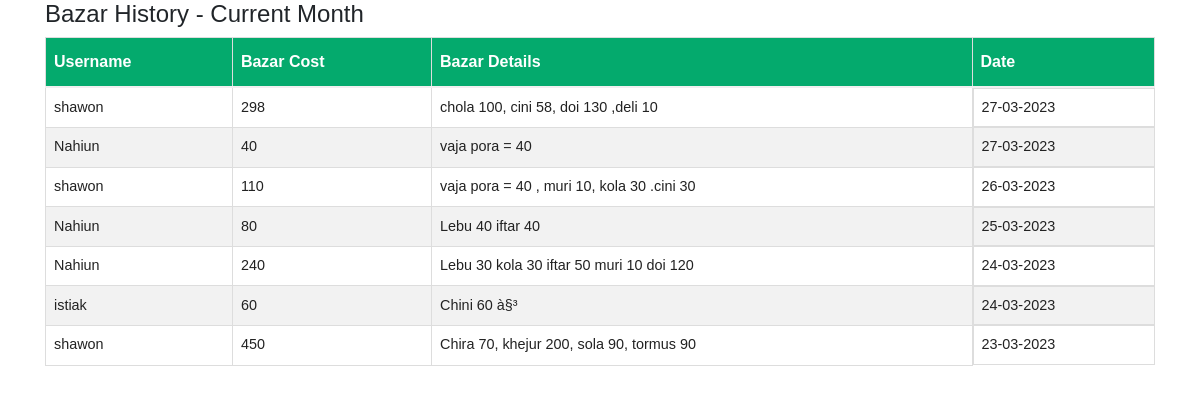
/bazar_view.php, run on the app's committed database.
### tables this page shows
CREATE TABLE `meals` (
  `id` int(11) UNSIGNED NOT NULL,
  `username` varchar(50) DEFAULT NULL,
  `totalmeals` int(11) DEFAULT NULL,
  `deposit` int(11) DEFAULT NULL,
  `userstotalmeals` int(11) DEFAULT NULL,
  `bazarcost` int(255) DEFAULT NULL,
  `manage_user` varchar(255) DEFAULT NULL,
  `role` varchar(255) DEFAULT NULL,
  `bazar_details` varchar(255) DEFAULT NULL,
  `deposit_date` date DEFAULT NULL,
  `bazar_date` date DEFAULT NULL,
  `meal_date` date DEFAULT NULL,
  `status` varchar(255) DEFAULT NULL
);

### bazar_view.php (the view, shortened to what this page needs)
<!DOCTYPE html>
<html>
<head>
    <link rel="stylesheet" href="https://stackpath.bootstrapcdn.com/bootstrap/4.3.1/css/bootstrap.min.css">
         <link rel="stylesheet" href="main.css"/>
</head>
<body>
    <div class="container">
        <h4>Bazar History - Current Month</h4>
        <table id="customers">
            <thead>
                <tr>
                    <th>Username</th>
                    <th>Bazar Cost</th>
                    <th>Bazar Details</th>
                    <th>Date</th>
                </tr>
            </thead>
            <tbody>
                <?php
                $conn = mysqli_connect('138.201.53.131', 'mwfiedvq_meals', 'Bangla@desh33', 'mwfiedvq_meals');
                $result = mysqli_query($conn, "SELECT username, bazarcost, bazar_details, bazar_date FROM meals WHERE bazar_date != '0000-00-00' ORDER BY bazar_date DESC");
                if (mysqli_num_rows($result) > 0) {
                  while ($row = mysqli_fetch_assoc($result)) {
                    echo '<tr>';
                    echo '<td>' . $row['username'] . '</td>';
                    echo '<td>' . $row['bazarcost'] . '</td>';
                       echo '<td>' . $row['bazar_details'] . '</td>';
                    echo '<td>' . date('d-m-Y', strtotime($row['bazar_date'])) . '</td>';
                    echo '</tr>';
                  }
                  echo '</tbody></table>';
                } else {
                  echo 'No data found.';
                }
                ?>
    </div>
</body>
</html>

### main.css (style rules this page uses)
body { margin:0; }
:root { --main-color: #11101d; --color-dark: #1D2231; --text-grey: #8390A2; }
* { padding: 0; margin: 0; box-sizing: border-box; list-style: none; text-decoration: none; font-family: 'Poppins' ,sans-serif; }
table { border-collapse: collapse; }
thead tr { border-top: 1px solid #f0f0f0; border-bottom:2px solid #f0f0f0; }
td { padding: .5rem 1rem ; font-size: .9rem ; color: #222; }
tr td:last-child { display: flex; align-items: center; }

### bazar_view.php (style rules this page uses)
#customers { font-family: Arial, Helvetica, sans-serif; border-collapse: collapse; width: 100%; }
#customers td, #customers th { border: 1px solid #ddd; padding: 8px; }
#customers tr:nth-child(even) { background-color: #f2f2f2; }
#customers th { padding-top: 12px; padding-bottom: 12px; text-align: left; background-color: #04AA6D; color: white; }

### data on the page
meals: username "shawon", bazarcost "298", bazar_details "chola 100, cini 58, doi 130 ,deli 10", bazar_date "27-03-2023"
meals: username "Nahiun", bazarcost "40", bazar_details "vaja pora = 40", bazar_date "27-03-2023"
meals: username "shawon", bazarcost "110", bazar_details "vaja pora = 40 , muri 10, kola 30 .cini 30", bazar_date "26-03-2023"
meals: username "Nahiun", bazarcost "80", bazar_details "Lebu 40 iftar 40", bazar_date "25-03-2023"
meals: username "Nahiun", bazarcost "240", bazar_details "Lebu 30 kola 30 iftar 50 muri 10 doi 120", bazar_date "24-03-2023"
meals: username "istiak", bazarcost "60", bazar_details "Chini 60 à§³", bazar_date "24-03-2023"
meals: username "shawon", bazarcost "450", bazar_details "Chira 70, khejur 200, sola 90, tormus 90", bazar_date "23-03-2023"
